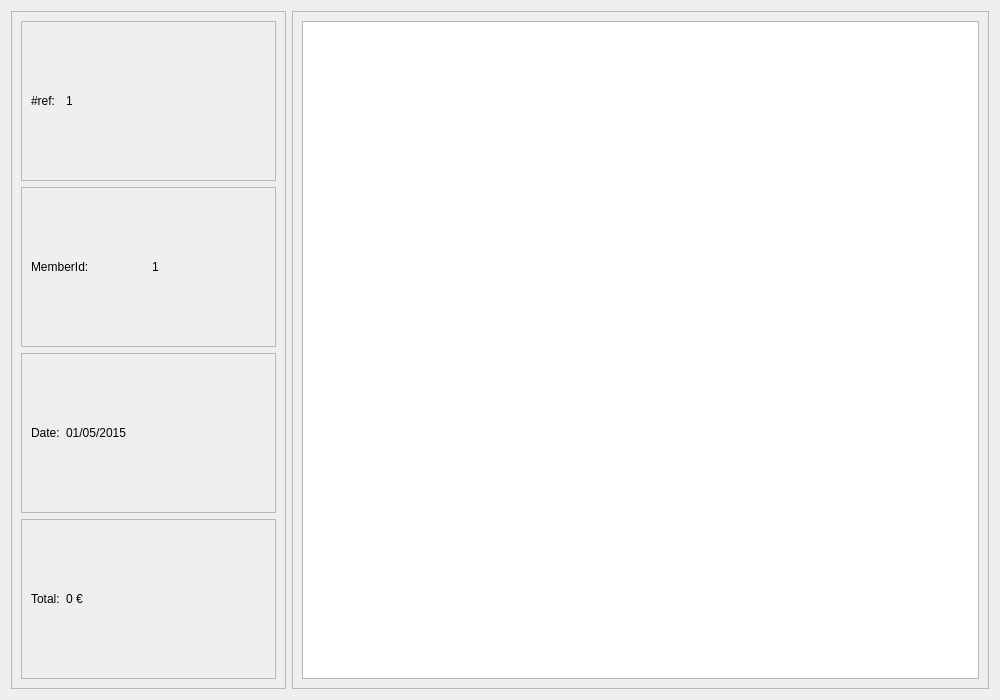
<?xml version="1.0" encoding="UTF-8"?>
<ui version="4.0">
 <class>InvoiceDetailsWidget</class>
 <widget class="QWidget" name="InvoiceDetailsWidget">
  <property name="geometry">
   <rect>
    <x>0</x>
    <y>0</y>
    <width>1000</width>
    <height>700</height>
   </rect>
  </property>
  <property name="minimumSize">
   <size>
    <width>0</width>
    <height>0</height>
   </size>
  </property>
  <property name="windowTitle">
   <string>Form</string>
  </property>
  <property name="styleSheet">
   <string notr="true"/>
  </property>
  <layout class="QHBoxLayout" name="horizontalLayout">
   <item>
    <widget class="QFrame" name="pruductListFrame">
     <property name="frameShape">
      <enum>QFrame::StyledPanel</enum>
     </property>
     <property name="frameShadow">
      <enum>QFrame::Raised</enum>
     </property>
     <layout class="QVBoxLayout" name="verticalLayout">
      <item>
       <widget class="QFrame" name="invoiceIdFrame">
        <property name="frameShape">
         <enum>QFrame::StyledPanel</enum>
        </property>
        <property name="frameShadow">
         <enum>QFrame::Raised</enum>
        </property>
        <layout class="QHBoxLayout" name="horizontalLayout_2">
         <item>
          <widget class="QLabel" name="invoiceIdLabel">
           <property name="text">
            <string>#ref:</string>
           </property>
          </widget>
         </item>
         <item>
          <widget class="QLabel" name="invoiceIdValueLabel">
           <property name="minimumSize">
            <size>
             <width>200</width>
             <height>0</height>
            </size>
           </property>
           <property name="text">
            <string>1</string>
           </property>
          </widget>
         </item>
        </layout>
       </widget>
      </item>
      <item>
       <widget class="QFrame" name="memberIdFrame">
        <property name="frameShape">
         <enum>QFrame::StyledPanel</enum>
        </property>
        <property name="frameShadow">
         <enum>QFrame::Raised</enum>
        </property>
        <layout class="QHBoxLayout" name="horizontalLayout_5">
         <item>
          <widget class="QLabel" name="memberIdLabel">
           <property name="text">
            <string>MemberId:</string>
           </property>
          </widget>
         </item>
         <item>
          <widget class="QLabel" name="memberIdValueLabel">
           <property name="text">
            <string>1</string>
           </property>
          </widget>
         </item>
        </layout>
       </widget>
      </item>
      <item>
       <widget class="QFrame" name="invoiceDateFrame">
        <property name="frameShape">
         <enum>QFrame::StyledPanel</enum>
        </property>
        <property name="frameShadow">
         <enum>QFrame::Raised</enum>
        </property>
        <layout class="QHBoxLayout" name="horizontalLayout_3">
         <item>
          <widget class="QLabel" name="invoiceDateLabel">
           <property name="text">
            <string>Date:</string>
           </property>
          </widget>
         </item>
         <item>
          <widget class="QLabel" name="invoiceDateValueLabel">
           <property name="minimumSize">
            <size>
             <width>200</width>
             <height>0</height>
            </size>
           </property>
           <property name="text">
            <string>01/05/2015</string>
           </property>
          </widget>
         </item>
        </layout>
       </widget>
      </item>
      <item>
       <widget class="QFrame" name="invoiceTotalFrame">
        <property name="frameShape">
         <enum>QFrame::StyledPanel</enum>
        </property>
        <property name="frameShadow">
         <enum>QFrame::Raised</enum>
        </property>
        <layout class="QHBoxLayout" name="horizontalLayout_4">
         <item>
          <widget class="QLabel" name="invoiceTotalLabel">
           <property name="text">
            <string>Total:</string>
           </property>
          </widget>
         </item>
         <item>
          <widget class="QLabel" name="invoiceTotalValueLabel">
           <property name="minimumSize">
            <size>
             <width>200</width>
             <height>0</height>
            </size>
           </property>
           <property name="text">
            <string>0 €</string>
           </property>
          </widget>
         </item>
        </layout>
       </widget>
      </item>
     </layout>
    </widget>
   </item>
   <item>
    <widget class="QFrame" name="invoiceInfoFrame">
     <property name="frameShape">
      <enum>QFrame::StyledPanel</enum>
     </property>
     <property name="frameShadow">
      <enum>QFrame::Raised</enum>
     </property>
     <layout class="QVBoxLayout" name="verticalLayout_2">
      <item>
       <widget class="QTableWidget" name="productTableWidget">
        <property name="editTriggers">
         <set>QAbstractItemView::NoEditTriggers</set>
        </property>
        <property name="selectionMode">
         <enum>QAbstractItemView::NoSelection</enum>
        </property>
        <property name="selectionBehavior">
         <enum>QAbstractItemView::SelectRows</enum>
        </property>
        <attribute name="verticalHeaderVisible">
         <bool>false</bool>
        </attribute>
       </widget>
      </item>
     </layout>
    </widget>
   </item>
  </layout>
 </widget>
 <resources/>
 <connections/>
</ui>
